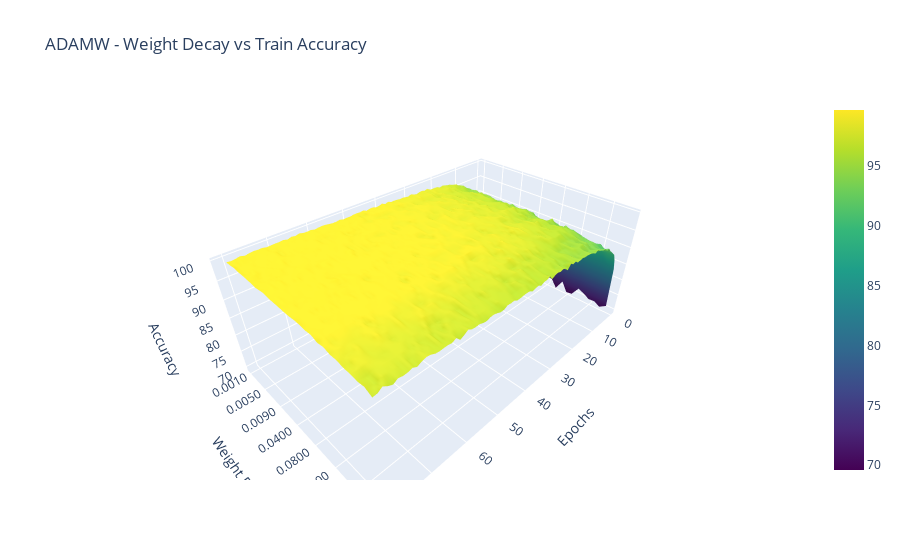
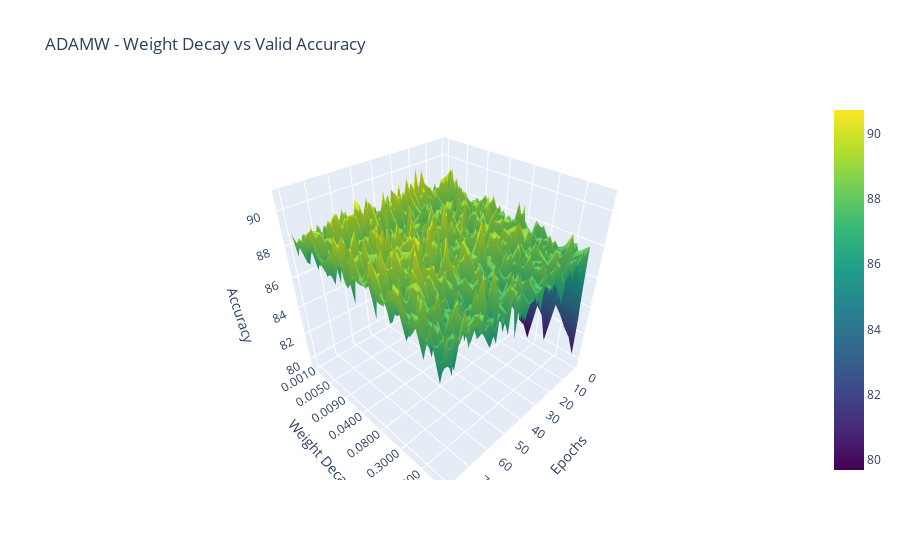
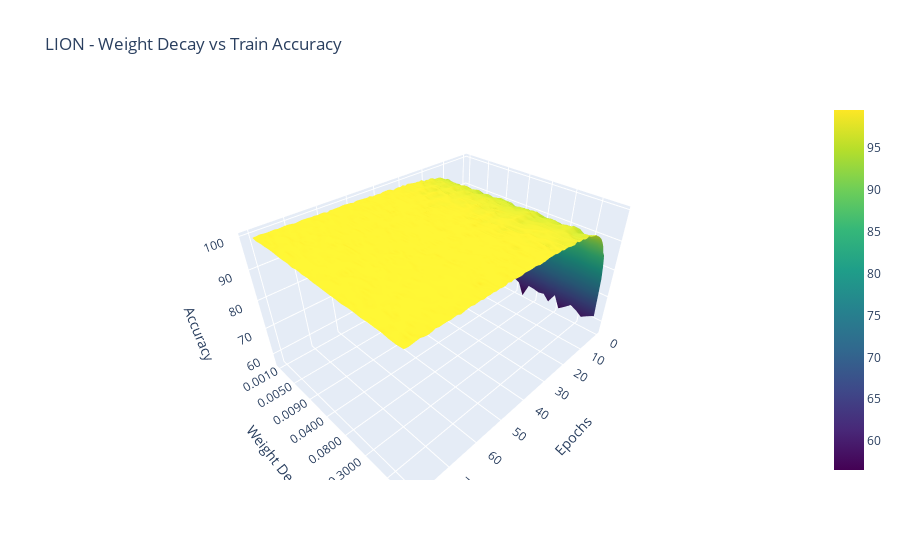
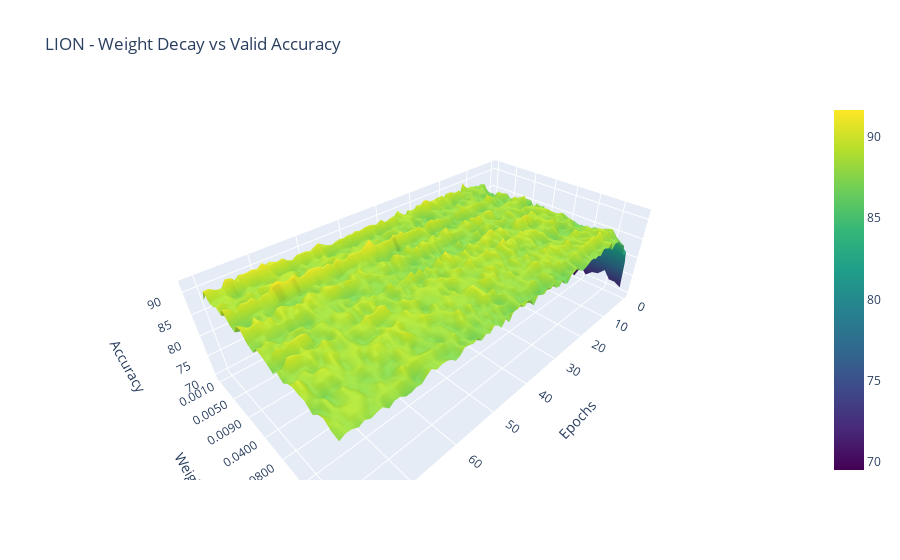

The notebook cell these images were saved under, in order:
### Code cell
import json
import numpy as np
import plotly.graph_objs as go

file_names = [
    "adamW_weightDecay_ablation_train_accuracy.json",
    "adamW_weightDecay_ablation_valid_accuracy.json",
    "lion_weightDecay_ablation_train_accuracy.json",
    "lion_weightDecay_ablation_valid_accuracy.json",
]

for file_name in file_names:
    with open(file_name, 'r') as file:
        data = json.load(file)

    # For the title, you can split the filename on "_" to get optimizer and metric
    title_info = file_name.split("_")
    optimizer = title_info[0]
    metric = title_info[-2]

    # Convert the accuracy data to a 2D NumPy array
    accuracy_data = np.array([values for lr, values in data.items()])

    # Create a 2D grid for X and Y (epochs and learning rates)
    epochs = np.arange(1, len(accuracy_data[0]) + 1)
    # learning_rates = np.array([float(lr) for lr in data.keys()])
    learning_rates = np.array([f"{float(lr):.4f}" for lr in data.keys()])
    learning_rates = np.array([(str(lr)) for lr in learning_rates])

    # Create a trace for the 3D surface plot
    trace = go.Surface(x=epochs, y=learning_rates, z=accuracy_data, colorscale='Viridis')

    # Create a layout for the plot
    layout = go.Layout(
        scene=dict(
            xaxis=dict(title='Epochs'),
            yaxis=dict(title='Weight Decay'),
            zaxis=dict(title='Accuracy'),
        ),
        title=f'{optimizer.upper()} - Weight Decay vs {metric.capitalize()} Accuracy'
    )

    # Create a figure and add the trace with the layout
    fig = go.Figure(data=[trace], layout=layout)

    # Display the interactive plot
    fig.show()

### Figure 1 — Plotly figure (JSON) as saved in the notebook; plotly's stock layout.template omitted (floating-point values rounded to 4 significant figures; data arrays with more than 128 entries replaced by an {"elided": "..."} marker saying what was removed)
{"data": [{"colorscale": [[0, "#440154"], [0.1111, "#482878"], [0.2222, "#3e4989"], [0.3333, "#31688e"], [0.4444, "#26828e"], [0.5556, "#1f9e89"], [0.6667, "#35b779"], [0.7778, "#6ece58"], [0.8889, "#b5de2b"], [1, "#fde725"]], "type": "surface", "x": [1, 2, 3, 4, 5, 6, 7, 8, 9, 10, 11, 12, 13, 14, 15, 16, 17, 18, 19, 20, 21, 22, 23, 24, 25, 26, 27, 28, 29, 30, 31, 32, 33, 34, 35, 36, 37, 38, 39, 40, 41, 42, 43, 44, 45, 46, 47, 48, 49, 50, 51, 52, 53, 54, 55, 56, 57, 58, 59, 60, 61, 62, 63, 64, 65, 66, 67, 68, 69, 70, 71, 72, 73, 74, 75, 76, 77, 78, 79, 80], "y": ["0.0010", "0.0020", "0.0030", "0.0040", "0.0050", "0.0060", "0.0070", "0.0080", "0.0090", "0.0100", "0.0200", "0.0300", "0.0400", "0.0500", "0.0600", "0.0700", "0.0800", "0.0900", "0.1000", "0.2000", "0.3000", "0.4000", "0.5000", "0.6000", "0.7000", "0.8000", "0.9000", "1.0000"], "z": {"elided": "28x80 float values"}}], "layout": {"scene": {"xaxis": {"title": {"text": "Epochs"}}, "yaxis": {"title": {"text": "Weight Decay"}}, "zaxis": {"title": {"text": "Accuracy"}}}, "title": {"text": "ADAMW - Weight Decay vs Train Accuracy"}}}

### Figure 2 — Plotly figure (JSON) as saved in the notebook; plotly's stock layout.template omitted (floating-point values rounded to 4 significant figures; data arrays with more than 128 entries replaced by an {"elided": "..."} marker saying what was removed)
{"data": [{"colorscale": [[0, "#440154"], [0.1111, "#482878"], [0.2222, "#3e4989"], [0.3333, "#31688e"], [0.4444, "#26828e"], [0.5556, "#1f9e89"], [0.6667, "#35b779"], [0.7778, "#6ece58"], [0.8889, "#b5de2b"], [1, "#fde725"]], "type": "surface", "x": [1, 2, 3, 4, 5, 6, 7, 8, 9, 10, 11, 12, 13, 14, 15, 16, 17, 18, 19, 20, 21, 22, 23, 24, 25, 26, 27, 28, 29, 30, 31, 32, 33, 34, 35, 36, 37, 38, 39, 40, 41, 42, 43, 44, 45, 46, 47, 48, 49, 50, 51, 52, 53, 54, 55, 56, 57, 58, 59, 60, 61, 62, 63, 64, 65, 66, 67, 68, 69, 70, 71, 72, 73, 74, 75, 76, 77, 78, 79, 80], "y": ["0.0010", "0.0020", "0.0030", "0.0040", "0.0050", "0.0060", "0.0070", "0.0080", "0.0090", "0.0100", "0.0200", "0.0300", "0.0400", "0.0500", "0.0600", "0.0700", "0.0800", "0.0900", "0.1000", "0.2000", "0.3000", "0.4000", "0.5000", "0.6000", "0.7000", "0.8000", "0.9000", "1.0000"], "z": {"elided": "28x80 float values"}}], "layout": {"scene": {"xaxis": {"title": {"text": "Epochs"}}, "yaxis": {"title": {"text": "Weight Decay"}}, "zaxis": {"title": {"text": "Accuracy"}}}, "title": {"text": "ADAMW - Weight Decay vs Valid Accuracy"}}}

### Figure 3 — Plotly figure (JSON) as saved in the notebook; plotly's stock layout.template omitted (floating-point values rounded to 4 significant figures; data arrays with more than 128 entries replaced by an {"elided": "..."} marker saying what was removed)
{"data": [{"colorscale": [[0, "#440154"], [0.1111, "#482878"], [0.2222, "#3e4989"], [0.3333, "#31688e"], [0.4444, "#26828e"], [0.5556, "#1f9e89"], [0.6667, "#35b779"], [0.7778, "#6ece58"], [0.8889, "#b5de2b"], [1, "#fde725"]], "type": "surface", "x": [1, 2, 3, 4, 5, 6, 7, 8, 9, 10, 11, 12, 13, 14, 15, 16, 17, 18, 19, 20, 21, 22, 23, 24, 25, 26, 27, 28, 29, 30, 31, 32, 33, 34, 35, 36, 37, 38, 39, 40, 41, 42, 43, 44, 45, 46, 47, 48, 49, 50, 51, 52, 53, 54, 55, 56, 57, 58, 59, 60, 61, 62, 63, 64, 65, 66, 67, 68, 69, 70, 71, 72, 73, 74, 75, 76, 77, 78, 79, 80], "y": ["0.0010", "0.0020", "0.0030", "0.0040", "0.0050", "0.0060", "0.0070", "0.0080", "0.0090", "0.0100", "0.0200", "0.0300", "0.0400", "0.0500", "0.0600", "0.0700", "0.0800", "0.0900", "0.1000", "0.2000", "0.3000", "0.4000", "0.5000", "0.6000", "0.7000", "0.8000", "0.9000", "1.0000"], "z": {"elided": "28x80 float values"}}], "layout": {"scene": {"xaxis": {"title": {"text": "Epochs"}}, "yaxis": {"title": {"text": "Weight Decay"}}, "zaxis": {"title": {"text": "Accuracy"}}}, "title": {"text": "LION - Weight Decay vs Train Accuracy"}}}

### Figure 4 — Plotly figure (JSON) as saved in the notebook; plotly's stock layout.template omitted (floating-point values rounded to 4 significant figures; data arrays with more than 128 entries replaced by an {"elided": "..."} marker saying what was removed)
{"data": [{"colorscale": [[0, "#440154"], [0.1111, "#482878"], [0.2222, "#3e4989"], [0.3333, "#31688e"], [0.4444, "#26828e"], [0.5556, "#1f9e89"], [0.6667, "#35b779"], [0.7778, "#6ece58"], [0.8889, "#b5de2b"], [1, "#fde725"]], "type": "surface", "x": [1, 2, 3, 4, 5, 6, 7, 8, 9, 10, 11, 12, 13, 14, 15, 16, 17, 18, 19, 20, 21, 22, 23, 24, 25, 26, 27, 28, 29, 30, 31, 32, 33, 34, 35, 36, 37, 38, 39, 40, 41, 42, 43, 44, 45, 46, 47, 48, 49, 50, 51, 52, 53, 54, 55, 56, 57, 58, 59, 60, 61, 62, 63, 64, 65, 66, 67, 68, 69, 70, 71, 72, 73, 74, 75, 76, 77, 78, 79, 80], "y": ["0.0010", "0.0020", "0.0030", "0.0040", "0.0050", "0.0060", "0.0070", "0.0080", "0.0090", "0.0100", "0.0200", "0.0300", "0.0400", "0.0500", "0.0600", "0.0700", "0.0800", "0.0900", "0.1000", "0.2000", "0.3000", "0.4000", "0.5000", "0.6000", "0.7000", "0.8000", "0.9000", "1.0000"], "z": {"elided": "28x80 float values"}}], "layout": {"scene": {"xaxis": {"title": {"text": "Epochs"}}, "yaxis": {"title": {"text": "Weight Decay"}}, "zaxis": {"title": {"text": "Accuracy"}}}, "title": {"text": "LION - Weight Decay vs Valid Accuracy"}}}
